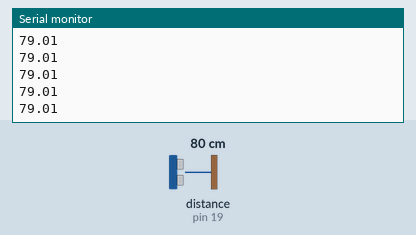
The sketch below on a simulated Arduino Uno, built with avr-gcc and run on an emulated ATmega328P. Parts: the last lines printed to the serial monitor. Wiring (inferred from the names in the program): ultrasonic range finder: trigger pin 18; echo pin 19. The test bench sets the inputs (shaded band); at power-on: distance to the obstacle (sensor on pin 19) 80 cm. The echo pulse lasts 58.3 µs per cm.

Above: at 1.2 s.
1.3 s: distance to the obstacle (sensor on pin 19) set to 2 cm
At 1.35 s:
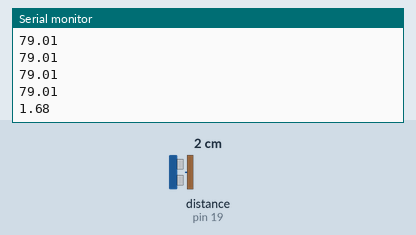
2.8 s: distance to the obstacle (sensor on pin 19) set to 4 cm
At 2.83 s:
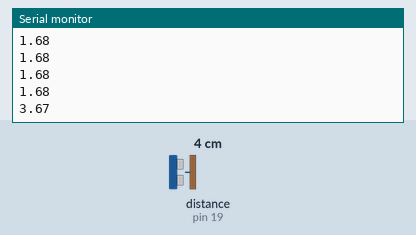
Timing chart, 0 to 5.8 s (numbered marks = the images above; inputs shaded):
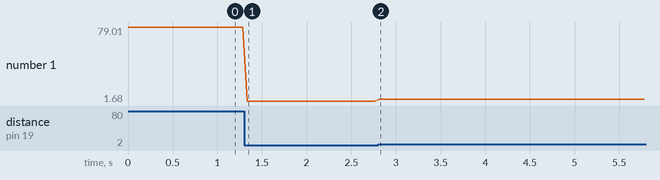

Measured:
- after the input at 1.3 s, the serial monitor: prints a new line at once (image 1)
- after the input at 2.8 s, the serial monitor: prints a new line at once (image 2)
- plotted number 1: 79.01 → 1.68 after the input at 1.3 s, 1.68 → 3.67 after the input at 2.8 s

The sketch:

sonar.ino
```cpp
const int trigPin = 18;
const int echoPin = 19;
float distance;

void setup() {
  Serial.begin(115200);
  pinMode(trigPin, OUTPUT);
  pinMode(echoPin, INPUT);

  digitalWrite(trigPin, LOW);
}

void loop() {
  digitalWrite(trigPin, HIGH);
  delayMicroseconds(10);
  digitalWrite(trigPin, LOW);

  distance = pulseIn(echoPin, HIGH) / 58.8; // echo converti en cm

  Serial.println(distance); // distance en cm
  delay(50);
}
```
